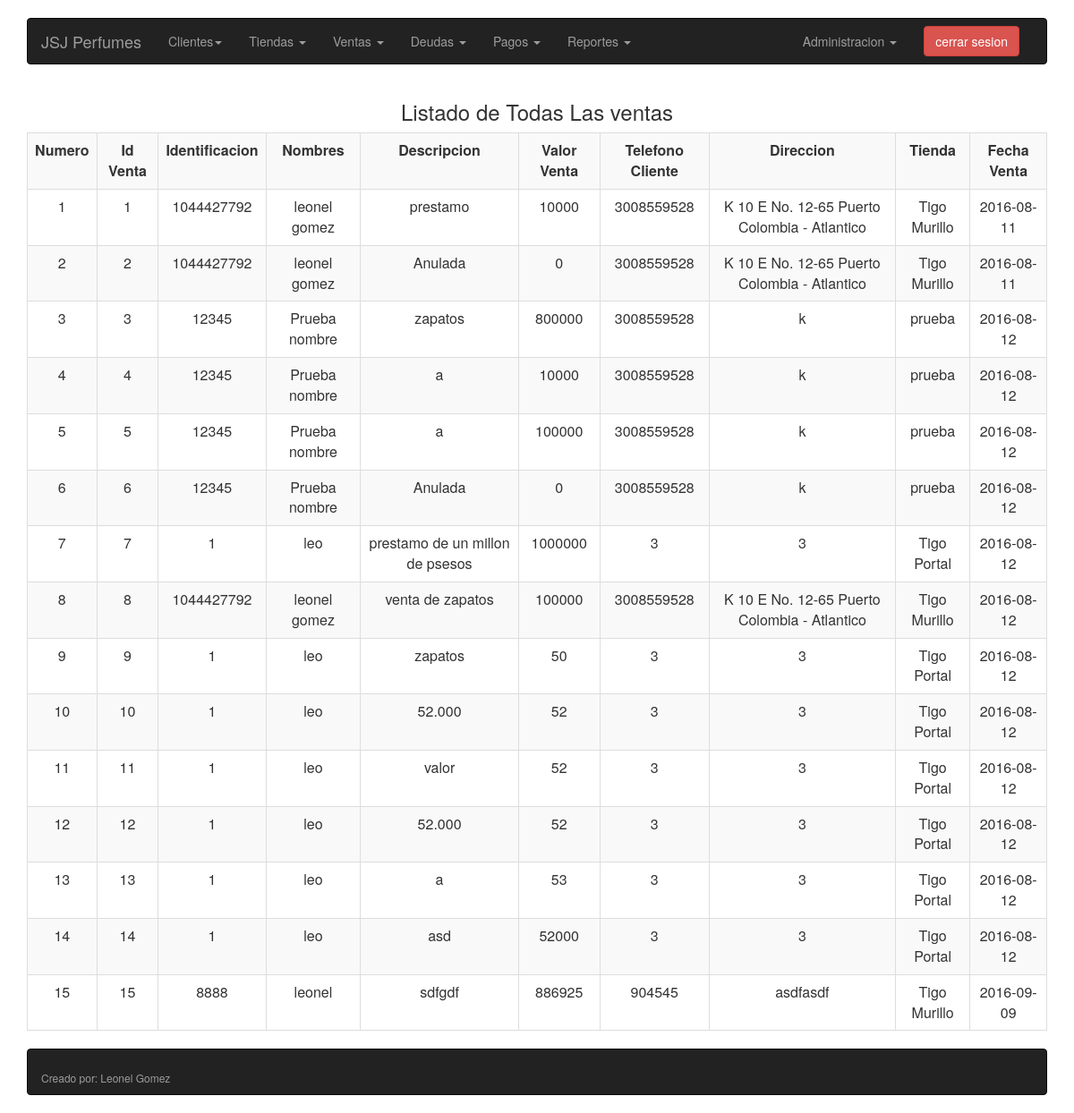
/roles/administrador/consulventas.php (signed in), run on the app's committed database.
### tables this page shows
CREATE TABLE IF NOT EXISTS `ventas` (
`idventa` int(11) NOT NULL,
  `idtienda` int(11) NOT NULL,
  `idcliente` int(11) NOT NULL,
  `fechaventa` date NOT NULL
);

CREATE TABLE IF NOT EXISTS `detalleventas` (
`iddetalleventa` int(11) NOT NULL,
  `idventa` int(11) NOT NULL,
  `idcliente` int(11) NOT NULL,
  `idtienda` int(11) NOT NULL,
  `descripcion` varchar(60) NOT NULL,
  `valorventa` int(20) NOT NULL
);

CREATE TABLE IF NOT EXISTS `clientes` (
  `idcliente` int(11) NOT NULL,
  `idtienda` int(11) NOT NULL,
  `nombrecliente` varchar(45) NOT NULL,
  `telcliente` varchar(45) NOT NULL,
  `dircliente` varchar(100) NOT NULL
);

CREATE TABLE IF NOT EXISTS `tiendas` (
`idtienda` int(11) NOT NULL,
  `nombretienda` varchar(45) NOT NULL
);

### roles/administrador/consulventas.php (the view, shortened to what this page needs)
<html xmlns="http://www.w3.org/1999/xhtml">
<head>
<link rel="stylesheet" href="css/bootstrap.min.css">
	<link rel="stylesheet" href="https://maxcdn.bootstrapcdn.com/font-awesome/4.5.0/css/font-awesome.min.css">
</head>
<body><?php
$usuario= $_SESSION['usuario'];
if ($usuario==""){
	header('Location: ..\..\index.php');
}
else{
?>
<div id="container">
	<?php
		include "navbar.php";
	?>
		<div class="container">
		<table class="table table-striped table-responsive table-hover table-bordered text-center">
<h3 class="text-center">Listado de Todas Las ventas</h3>
 <tr>
<td> <strong>Numero</strong> </td>
<td> <strong>Id Venta</strong> </td>
<td> <strong>Identificacion</strong> </td>
<td> <strong>Nombres</strong> </td>
<td> <strong>Descripcion</strong> </td>
<td> <strong>Valor Venta</strong> </td>
<td> <strong>Telefono Cliente</strong> </td>
<td> <strong>Direccion</strong> </td>
<td> <strong>Tienda</strong> </td>
<td> <strong>Fecha Venta</strong> </td>
</tr>
<?php
include "conectar.php";
	 $num=0;
      $asig= mysql_query("SELECT * FROM detalleventas INNER JOIN clientes on detalleventas.idcliente=clientes.idcliente",$conectar);
	While($concoti = mysql_fetch_array($asig)){
	$idventa=$concoti ["idventa"];
	$iden=$concoti ["idcliente"];
	$nom=$concoti["nombrecliente"];
	$descripcion=$concoti["descripcion"];
	$valorventa=$concoti["valorventa"];
	$telcliente=$concoti["telcliente"];
	$dircliente=$concoti["dircliente"];
	$idtienda=$concoti["idtienda"];
	 $tienda= mysql_query("SELECT * FROM tiendas WHERE idtienda=$idtienda",$conectar);
	While($contienda = mysql_fetch_array($tienda)){
		$nombretienda=$contienda['nombretienda'];
		$fecha= mysql_query("SELECT * FROM ventas WHERE idventa=$idventa",$conectar);
	While($confecha = mysql_fetch_array($fecha)){
	$fechaventa=$confecha["fechaventa"];
	echo("<tr>");
	echo ("<td>".$num=$num+1);
	echo("<td> $idventa</td>");
	echo("<td> $iden</td>");
	echo("<td> $nom</td>");
	echo("<td> $descripcion</td>");
	echo("<td> $valorventa</td>");
	echo("<td> $telcliente</td>");
	echo("<td> $dircliente</td>");
	echo("<td> $nombretienda</td>");
	echo("<td> $fechaventa</td>");
	echo("</tr>");
	}
	}
}
}
?></table>
	</div>
</body>
</html>

### data on the page
detalleventas: idventa "1", descripcion "prestamo", valorventa "10000"
ventas: idcliente.idcliente "1044427792", idcliente.nombrecliente "leonel gomez", idcliente.telcliente "3008559528", idcliente.dircliente "K 10 E No. 12-65 Puerto Colombia - Atlantico", idtienda.nombretienda "Tigo Murillo", fechaventa "2016-08-11"
detalleventas: idventa "2", descripcion "Anulada", valorventa "0"
ventas: num "2", idcliente.idcliente "1044427792", idcliente.nombrecliente "leonel gomez", idcliente.telcliente "3008559528", idcliente.dircliente "K 10 E No. 12-65 Puerto Colombia - Atlantico", idtienda.nombretienda "Tigo Murillo", fechaventa "2016-08-11"
detalleventas: idventa "3", descripcion "zapatos", valorventa "800000"
ventas: num "3", idcliente.idcliente "12345", idcliente.nombrecliente "Prueba nombre", idcliente.telcliente "3008559528", idcliente.dircliente "k", idtienda.nombretienda "prueba", fechaventa "2016-08-12"
detalleventas: idventa "4", descripcion "a", valorventa "10000"
ventas: num "4", idcliente.idcliente "12345", idcliente.nombrecliente "Prueba nombre", idcliente.telcliente "3008559528", idcliente.dircliente "k", idtienda.nombretienda "prueba", fechaventa "2016-08-12"
detalleventas: idventa "5", descripcion "a", valorventa "100000"
ventas: num "5", idcliente.idcliente "12345", idcliente.nombrecliente "Prueba nombre", idcliente.telcliente "3008559528", idcliente.dircliente "k", idtienda.nombretienda "prueba", fechaventa "2016-08-12"
detalleventas: idventa "6", descripcion "Anulada", valorventa "0"
ventas: num "6", idcliente.idcliente "12345", idcliente.nombrecliente "Prueba nombre", idcliente.telcliente "3008559528", idcliente.dircliente "k", idtienda.nombretienda "prueba", fechaventa "2016-08-12"
detalleventas: idventa "7", descripcion "prestamo de un millon de psesos", valorventa "1000000"
ventas: num "7", idcliente.idcliente "1", idcliente.nombrecliente "leo", idcliente.telcliente "3", idcliente.dircliente "3", idtienda.nombretienda "Tigo Portal", fechaventa "2016-08-12"
detalleventas: idventa "8", descripcion "venta de zapatos", valorventa "100000"
ventas: num "8", idcliente.idcliente "1044427792", idcliente.nombrecliente "leonel gomez", idcliente.telcliente "3008559528", idcliente.dircliente "K 10 E No. 12-65 Puerto Colombia - Atlantico", idtienda.nombretienda "Tigo Murillo", fechaventa "2016-08-12"
detalleventas: idventa "9", descripcion "zapatos", valorventa "50"
ventas: num "9", idcliente.idcliente "1", idcliente.nombrecliente "leo", idcliente.telcliente "3", idcliente.dircliente "3", idtienda.nombretienda "Tigo Portal", fechaventa "2016-08-12"
detalleventas: idventa "10", descripcion "52.000", valorventa "52"
ventas: num "10", idcliente.idcliente "1", idcliente.nombrecliente "leo", idcliente.telcliente "3", idcliente.dircliente "3", idtienda.nombretienda "Tigo Portal", fechaventa "2016-08-12"
detalleventas: idventa "11", descripcion "valor", valorventa "52"
ventas: num "11", idcliente.idcliente "1", idcliente.nombrecliente "leo", idcliente.telcliente "3", idcliente.dircliente "3", idtienda.nombretienda "Tigo Portal", fechaventa "2016-08-12"
detalleventas: idventa "12", descripcion "52.000", valorventa "52"
ventas: num "12", idcliente.idcliente "1", idcliente.nombrecliente "leo", idcliente.telcliente "3", idcliente.dircliente "3", idtienda.nombretienda "Tigo Portal", fechaventa "2016-08-12"
detalleventas: idventa "13", descripcion "a", valorventa "53"
ventas: num "13", idcliente.idcliente "1", idcliente.nombrecliente "leo", idcliente.telcliente "3", idcliente.dircliente "3", idtienda.nombretienda "Tigo Portal", fechaventa "2016-08-12"
detalleventas: idventa "14", descripcion "asd", valorventa "52000"
ventas: num "14", idcliente.idcliente "1", idcliente.nombrecliente "leo", idcliente.telcliente "3", idcliente.dircliente "3", idtienda.nombretienda "Tigo Portal", fechaventa "2016-08-12"
detalleventas: idventa "15", descripcion "sdfgdf", valorventa "886925"
ventas: num "15", idcliente.idcliente "8888", idcliente.nombrecliente "leonel", idcliente.telcliente "904545", idcliente.dircliente "asdfasdf", idtienda.nombretienda "Tigo Murillo", fechaventa "2016-09-09"
